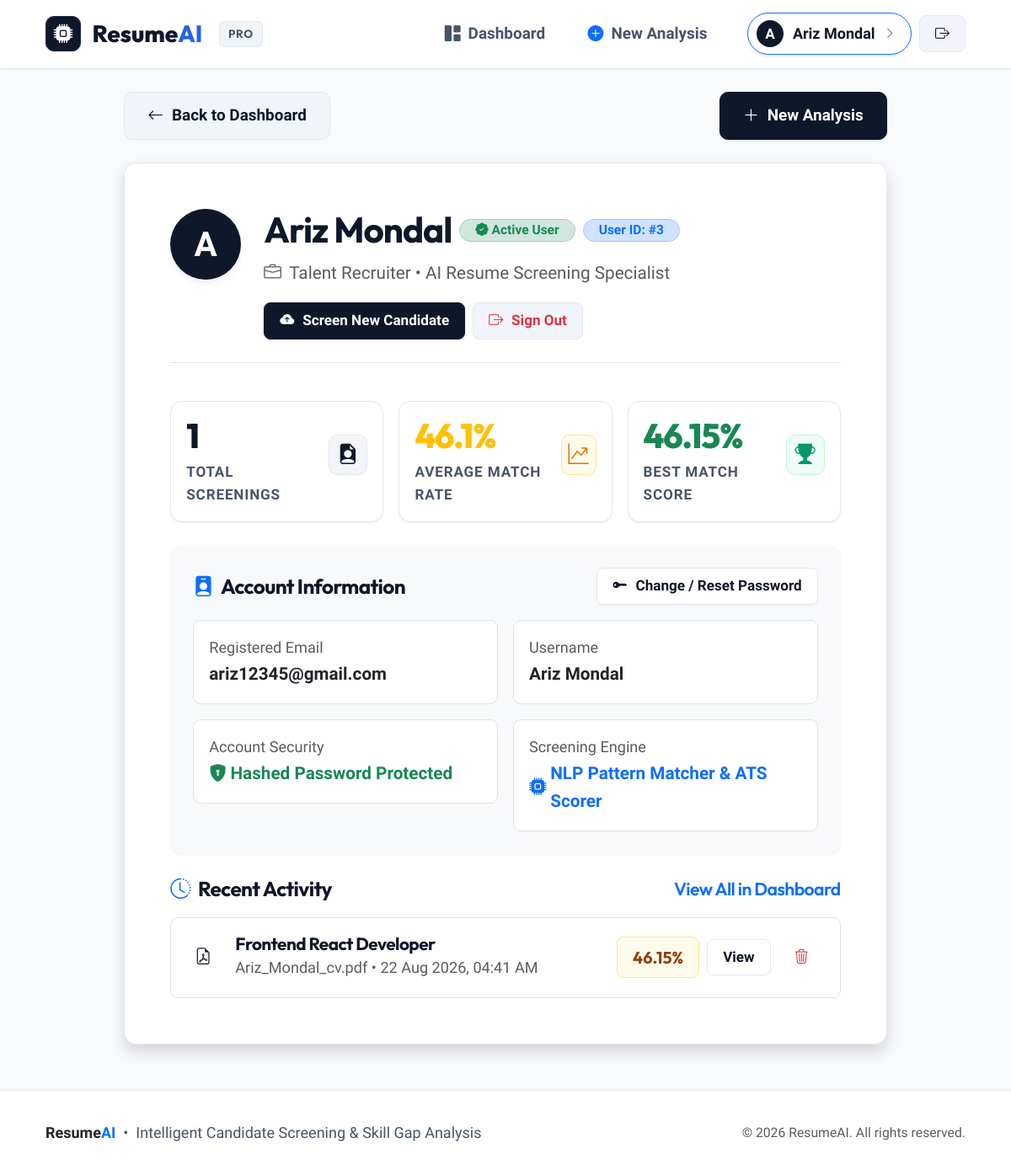
Page /profile (signed in) on the earlier database version.
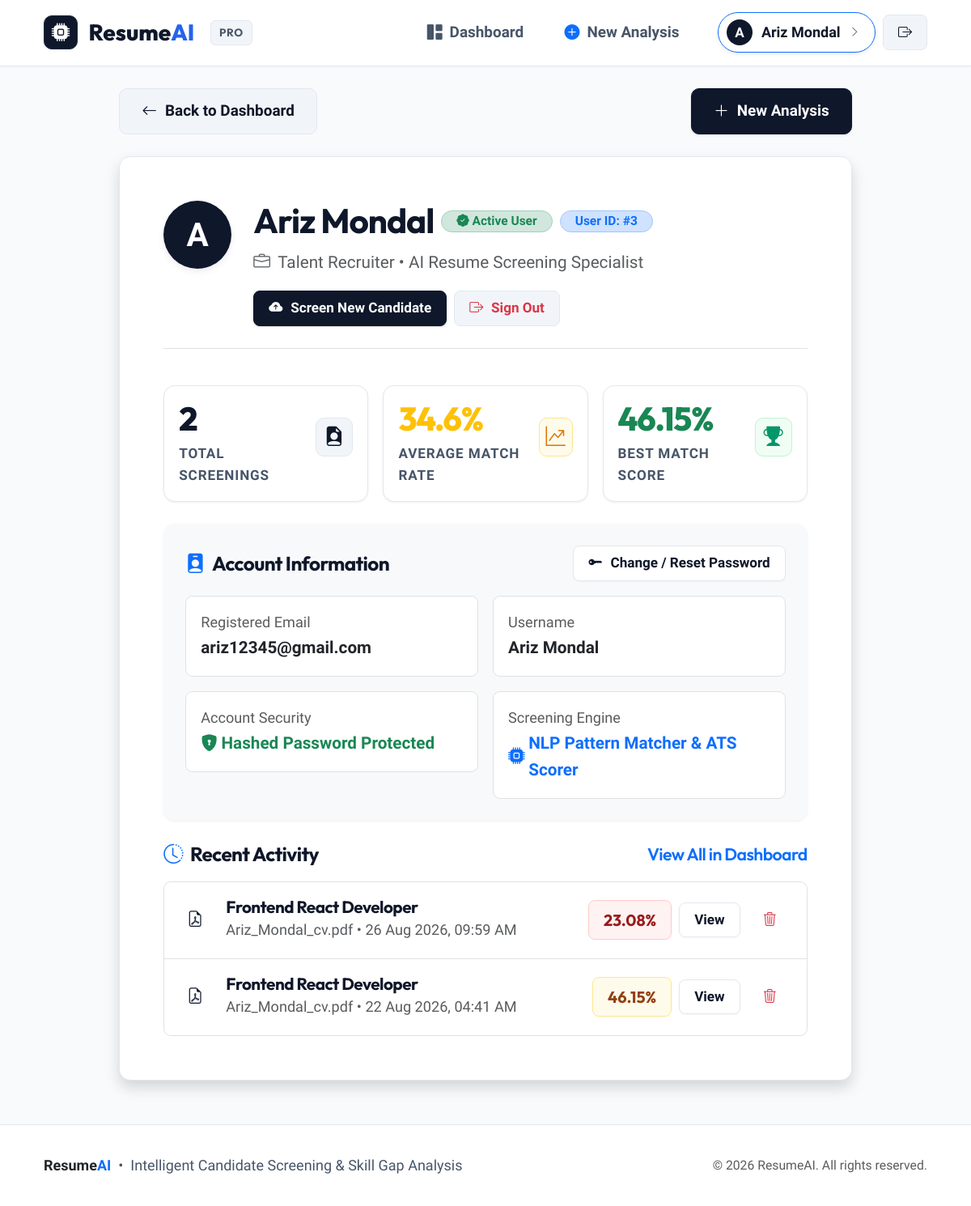
Same page on the later database version.
### models.py (models this page shows)
class Analysis(db.Model):
    __tablename__ = "analysis"
    id = db.Column(db.Integer, primary_key=True)
    user_id = db.Column(db.Integer, db.ForeignKey("user.id"), nullable=False)
    resume_filename = db.Column(db.String(300))
    job_title = db.Column(db.String(200))
    matched_skills = db.Column(db.Text)   # Comma-separated string: "python,sql,flask"
    missing_skills = db.Column(db.Text)   # Comma-separated string: "docker,aws"
    match_percentage = db.Column(db.Float)
    created_at = db.Column(db.DateTime, default=datetime.utcnow)

### app.py (the view)
@app.route("/profile")
@login_required
def profile():
    analyses = Analysis.query.filter_by(user_id=current_user.id)\
        .order_by(Analysis.created_at.desc()).all()
    total_count = len(analyses)
    avg_score = 0
    best_score = 0
    if total_count > 0:
        scores = [a.match_percentage for a in analyses if a.match_percentage is not None]
        if scores:
            avg_score = round(sum(scores) / len(scores), 1)
            best_score = max(scores)
    return render_template(
        "profile.html",
        analyses=analyses,
        total_count=total_count,
        avg_score=avg_score,
        best_score=best_score
    )

### app.py (called while the page is built)
@login_manager.user_loader
def load_user(user_id):
    try:
        return db.session.get(User, int(user_id))
    except Exception:
        return None

### templates/profile.html (shortened to what the changed rows need)
{% extends "base.html" %}
{% block content %}
<div class="row justify-content-center">
    <div class="col-12 col-xl-10">
        <div class="card shadow p-4 p-md-5 mb-4">
            <div class="d-flex flex-column flex-md-row align-items-center align-items-md-start gap-4 pb-4 border-bottom">
                <div class="text-center text-md-start flex-grow-1">
                    <div class="d-flex flex-wrap align-items-center justify-content-center justify-content-md-start gap-2 mb-2">
                        <h2 class="fw-bold mb-0">{{ current_user.username or current_user.email }}</h2>
                    </div>
                </div>
            </div>
            <div class="row g-3 my-4">
                <div class="col-12 col-md-4">
                    <div class="stat-card p-3">
                        <div class="d-flex align-items-center justify-content-between">
                            <div>
                                <div class="stat-value" style="font-size: 2.25rem;">{{ total_count }}</div>
                                <div class="stat-label">Total Screenings</div>
                            </div>
                        </div>
                    </div>
                </div>
                <div class="col-12 col-md-4">
                    <div class="stat-card p-3">
                        <div class="d-flex align-items-center justify-content-between">
                            <div>
                                <div class="stat-value text-warning" style="font-size: 2.25rem;">{{ avg_score }}%</div>
                                <div class="stat-label">Average Match Rate</div>
                            </div>
                        </div>
                    </div>
                </div>
                <div class="col-12 col-md-4">
                    <div class="stat-card p-3">
                        <div class="d-flex align-items-center justify-content-between">
                            <div>
                                <div class="stat-value text-success" style="font-size: 2.25rem;">{{ best_score }}%</div>
                                <div class="stat-label">Best Match Score</div>
                            </div>
                        </div>
                    </div>
                </div>
            </div>
            <div>
                {% if analyses %}
                    <div class="list-group list-group-flush border rounded-3 overflow-hidden">
                        {% for a in analyses[:5] %}
                            <div class="list-group-item p-3 d-flex flex-column flex-md-row align-items-md-center justify-content-between gap-3">
                                <div class="d-flex align-items-center gap-3">
                                    <div class="user-avatar" style="background: var(--primary-light); color: var(--primary); width: 40px; height: 40px; font-size: 1.1rem;">
                                        <i class="bi bi-file-earmark-pdf"></i>
                                    </div>
                                    <div>
                                        <h6 class="fw-bold mb-0">{{ a.job_title }}</h6>
                                        <span class="text-muted small font-mono">{{ a.resume_filename }} &bull; {{ a.created_at.strftime('%d %b %Y, %I:%M %p') }}</span>
                                    </div>
                                </div>
                                <div class="d-flex align-items-center gap-2 ms-auto ms-md-0">
                                    <span class="match-badge {% if a.match_percentage >= 70 %}high{% elif a.match_percentage >= 40 %}mid{% else %}low{% endif %}">
                                        {{ a.match_percentage }}%
                                    </span>
                                    <a href="{{ url_for('result', analysis_id=a.id) }}" class="btn btn-sm btn-outline-primary">
                                        View
                                    </a>
                                    <form method="POST" action="{{ url_for('delete_analysis', analysis_id=a.id) }}" onsubmit="return confirm('Are you sure you want to delete this analysis report?');" class="d-inline m-0">
                                        <button type="submit" class="btn btn-sm btn-outline-danger" title="Delete analysis">
                                            <i class="bi bi-trash3"></i>
                                        </button>
                                    </form>
                                </div>
                            </div>
                        {% endfor %}
                    </div>
                {% else %}
                    <div class="text-center py-4 bg-light rounded-3 text-muted small">
                        No screening analyses recorded yet.
                    </div>
                {% endif %}
            </div>
        </div>
    </div>
</div>
{% endblock %}

Differences in the rows shown:
added Analysis: job_title "Frontend React Developer", resume_filename "Ariz_Mondal_cv.pdf", created_at "26 Aug 2026, 09:59 AM", match_percentage "23.08"
Other differences:
{{ total_count }}: "1" → "2"
{{ avg_score }}: "46.1" → "34.6"
